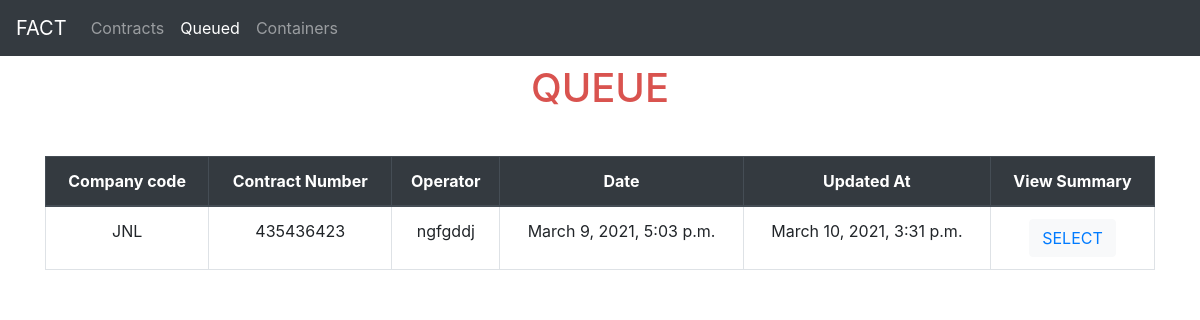
Page /queue/ on the earlier database version.
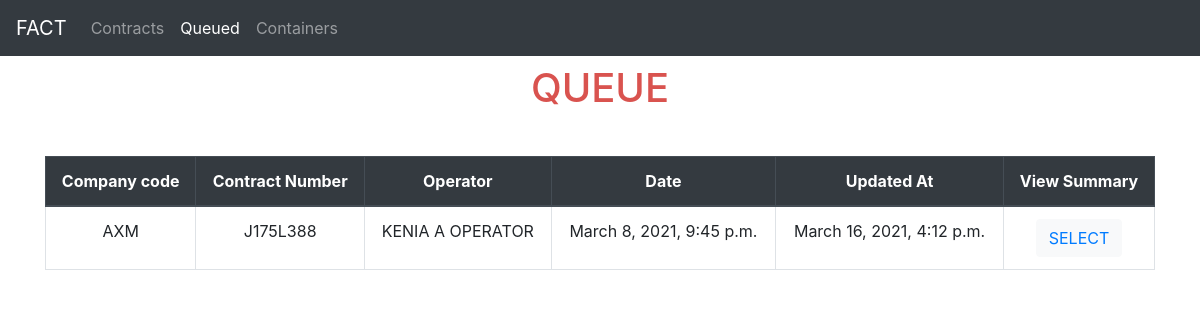
Same page on the later database version.
### contracts/models.py (models this page shows, shortened)
class Contract(models.Model):
    contract_number = models.CharField(max_length=10)
    company_code = models.CharField(max_length=3)
    product = models.CharField(max_length=25)
    operator = models.CharField(max_length=50)
    total_weight = models.PositiveIntegerField()
    contract_date = models.DateTimeField(default=timezone.now)
    restrictions = models.CharField(max_length=20)
    curr_containers = models.JSONField(null=True, blank=True)
    pend_containers = models.JSONField(null=True, blank=True)
    contract_date_updated_at = models.DateTimeField(auto_now=True)

### pages/views.py (the view)
# urls.py: path('queue/', QueuedContractsListView.as_view(), name='queue_list'),
class QueuedContractsListView(ListView):
    model = Contract
    context_object_name = "contracts"
    template_name = 'queue.html'

### templates/queue.html (shortened to what this page needs)
{% extends 'base.html' %}
{% block content %}
<div id="__contracts">
    <h1 style="text-align:center; color:#d9534f; margin-bottom: 1.1em">QUEUE</h1>
    <table class="table table-bordered table-hover table-lg" style="width: 100%;">
        <thead class="thead-dark" style="text-align: center;">
        <th scope="col">Company code</th>
        <th scope="col">Contract Number</th>
        <th scope="col">Operator</th>
        <th scope="col">Date</th>
        <th scope="col">Updated At</th>
        <th scope="col">View Summary</th>
      </thead>
      {% for contract in contracts %}
      {% if contract.pend_containers %}
      <tbody style="text-align: center;">
      <tr>
        <td scope="row">{{ contract.company_code }}</td>
        <td scope="row">{{ contract.contract_number }}</td>
        <td scope="row">{{ contract.operator }}</td>
        <td scope="row">{{ contract.contract_date }}</td>
        <td scope="row">{{ contract.contract_date_updated_at }}</td>
        <td scope="row"><button type="button" class="btn btn-light"><a href="{% url 'pending' contract.id %}">SELECT</a></button></td>
      </tr>
    </tbody>
      {% endif %}
      {% endfor %}
{% endblock content %}

Differences in the rows shown:
no longer on this page (row edited): Contract: company_code "JNL", contract_number "435436423", operator "ngfgddj", contract_date "March 9, 2021, 5:03 p.m.", contract_date_updated_at "March 10, 2021, 3:31 p.m."
now on this page (row edited): Contract: company_code "AXM", contract_number "J175L388", operator "KENIA A OPERATOR", contract_date "March 8, 2021, 9:45 p.m.", contract_date_updated_at "March 16, 2021, 4:12 p.m."
